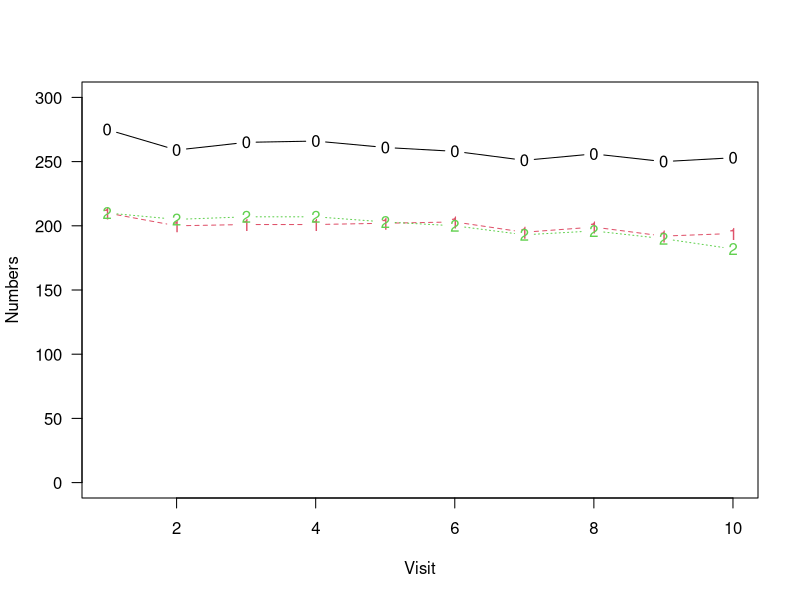
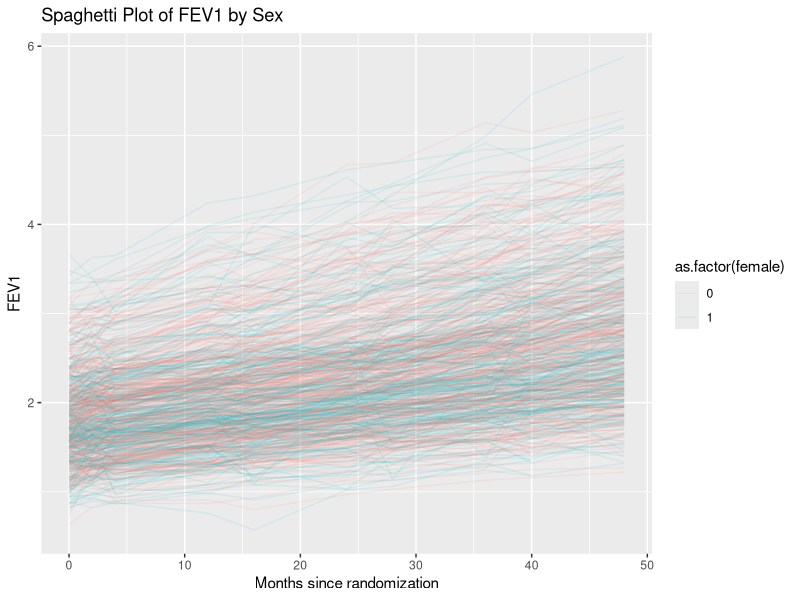
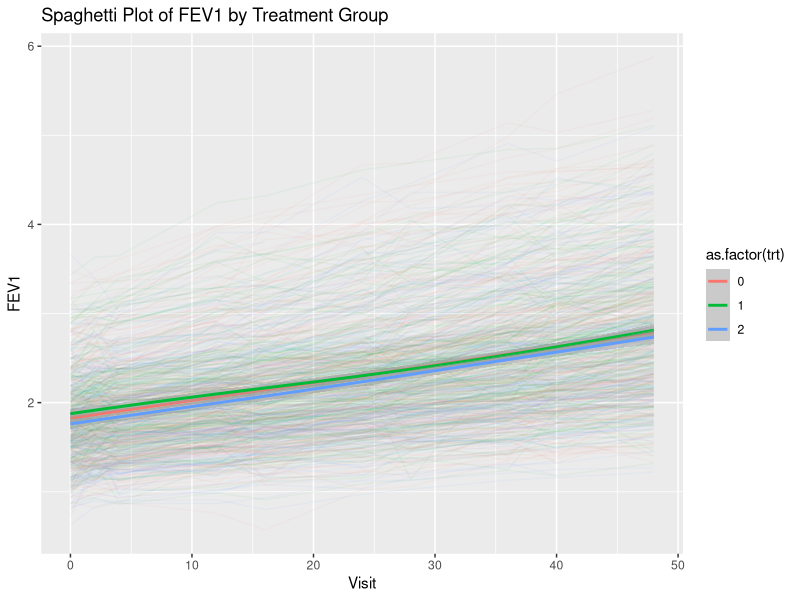
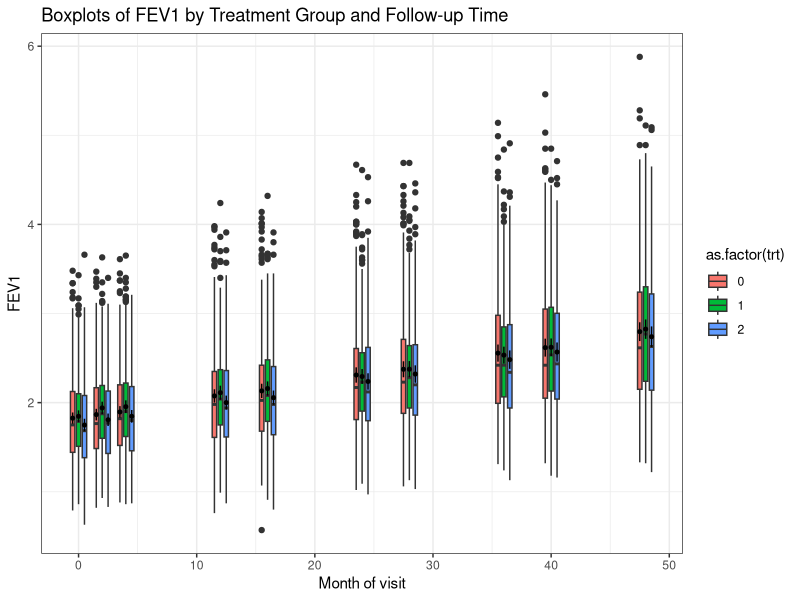

Recreate these plots in R, in order. (Note: a time limit stopped this script after it produced the figures.)
## ---- chunk 1
knitr::opts_chunk$set(echo = TRUE)
library(dplyr)
library(ggplot2)
library(nlme)
## ---- chunk 2
setwd("/Users/szeger/OneDrive - Johns Hopkins University/professional/courses/bio650s/bio655.2022/projects/project1")
#
#
df = read.csv(file = "camp_primary.csv")
df = df %>%
  rename(female=gender, fev=POSFEV)
head(df)
dim(df); dim(df[complete.cases(df),])
df.cc=df[complete.cases(df),]
## ---- chunk 3
# tabulate the number of observations over time for each treatment group
tab1=table(df$trt,df$visit)
tab1.m1=table(df$visit)
tab1.m2=table(df$trt)
tab1.all=rbind(tab1,tab1.m1)
rownames(tab1.all)[4]="total"
tab1.all=cbind(tab1.all,c(tab1.m2,sum(tab1.m2)))
colnames(tab1.all)[11]="total"
print(tab1.all)
#
temp=t(tab1.all);temp=temp[-nrow(temp),-ncol(temp)]
matplot(temp,type="b",pch=c("0","1","2"),ylab="Numbers",xlab="Visit",ylim=c(0,300),las=1)
#
## ---- chunk 4
ggplot(df,aes(x=visitc,y=fev,group=id,col=as.factor(female))) + 
  geom_line(alpha=0.1) + xlab("Months since randomization") + ylab("FEV1") + labs(title ="Spaghetti Plot of FEV1 by Sex")
## ---- chunk 5
ggplot(df,aes(x=visitc,y=fev,group=id,col=as.factor(trt))) + 
  geom_line(alpha=0.05) + xlab("Visit") + ylab("FEV1") + labs(title ="Spaghetti Plot of FEV1 by Treatment Group") +
  geom_smooth(aes(x=visitc,y=fev,group=as.factor(trt)))
## ---- chunk 6
# distribution of the outcome fev versus visit for the three treatment groups
df_summaries <- df.cc %>% 
  mutate(visitc_new = ifelse(trt == 0, visitc - 0.5,ifelse(trt == 1, visitc, visitc + 0.5))) %>%
  group_by(visitc_new) %>%
  summarize(mean_fev = mean(fev),
            sd_fev = sd(fev),
            n = n())
df.cc %>%
  mutate(visitc_new = ifelse(trt == 0, visitc - 0.5,
                        ifelse(trt == 1, visitc, visitc + 0.5))) %>%
  ggplot(aes(x=visitc_new, y=fev, group = visitc_new)) + 
    geom_boxplot(aes(fill = as.factor(trt))) +
    xlab("Month of visit") + ylab("FEV1") + 
    ggtitle("Boxplots of FEV1 by Treatment Group and Follow-up Time") + theme_bw() + 
    geom_pointrange(data=df_summaries,size=0.1,color="black",
        aes(x = visitc_new, 
            y = mean_fev, 
            ymin = mean_fev - 2*sd_fev/sqrt(n), 
            ymax = mean_fev + 2*sd_fev/sqrt(n)))
## ---- chunk 7
df.cc = df.cc %>% mutate(time1=(visitc/48),time2=time1*time1)
#
reg.ols1 = lm(data=df.cc,fev ~ time1 + time2 + (time1 + time2):as.factor(trt))
sum.ols1=summary(reg.ols1)
sum.ols1
reg.ols2 = lm(data=df.cc,fev ~  (time1+time2)*as.factor(trt))
sum.ols2=summary(reg.ols2)
sum.ols2
#
## ---- chunk 8
#
#
reg.gls1 = gls(data=df.cc,
               fev ~ time1 + time2 + (time1 + time2):as.factor(trt),
               correlation=corSymm(form=~visit|id)
               )
sum.gls1 = summary(reg.gls1)
sum.gls1
reg.gls2 = gls(data=df.cc,
               fev ~ (time1+time2)*as.factor(trt),
               correlation=corSymm(form=~visit | id)
               )
sum.gls2 = summary(reg.gls2)
sum.gls2
#
#
# make a table to compare ols to gls for model 2
#
result1=cbind(
  sum.ols1$coefficients[,1:2],
  as.vector(sum.gls1$coefficients),
  as.vector(sqrt(diag(sum.gls1$varBeta)))
  )
result1=cbind(result1,result1[,2]/result1[,4])
colnames(result1)=c("est.ols","se.ols","est.gls","se.gls","se.o/se.g")
rownames(result1)=paste("x",1:nrow(result1),sep="")

#
result2=cbind(
  sum.ols2$coefficients[,1:2],
  as.vector(sum.gls2$coefficients),
  as.vector(sqrt(diag(sum.gls2$varBeta)))
  )
result2=cbind(result2,result2[,2]/result2[,4])
colnames(result2)=c("est.ols","se.ols","est.gls","se.gls","se.o/se.g")
rownames(result2)=paste("x",1:nrow(result2),sep="")
#
# display predicted values from 4 models
pred.ols1=predict(reg.ols1)
pred.ols2=predict(reg.ols2)
pred.gls1=predict(reg.gls1)
pred.gls2=predict(reg.gls2)
df.cc=cbind(df.cc,pred.ols1,pred.ols2,pred.gls1,pred.gls2)
# # check predictions
# ggplot(data=df.cc,aes(x=pred.gls1,y=pred.gls2)) + geom_jitter(aes(color=as.factor(trt)))

#
p1=ggplot(data=df.cc,aes(x=visitc, y =fev, group=id)) + geom_line(alpha=0.01) + xlab("") + ylab("FEV") + geom_line(aes(x=visitc,y= pred.ols1,col=as.factor(trt))) + ylim(c(1.5,3)) + theme(legend.position="none")
p2=ggplot(data=df.cc,aes(x=visitc, y =fev, group=id)) + geom_line(alpha=0.01) + xlab("") + ylab("") + geom_line(aes(x=visitc,y=pred.ols2,col=as.factor(trt))) +  ylim(c(1.5,3)) + theme(legend.position="none")
p3=ggplot(data=df.cc,aes(x=visitc, y =fev, group=id)) + geom_line(alpha=0.01) + xlab("Months since randomization") + ylab("FEV") + geom_line(aes(x=visitc,y= pred.gls1,col=as.factor(trt))) + ylim(c(1.5,3)) + theme(legend.position="none")
p4=ggplot(data=df.cc,aes(x=visitc, y =fev, group=id)) + geom_line(alpha=0.01) + xlab("Months since randomization") + ylab("") + geom_line(aes(x=visitc,y=pred.gls2,col=as.factor(trt))) +  ylim(c(1.5,3)) + theme(legend.position="none")
gridExtra::grid.arrange(p1,p2,p3,p4,ncol=2,nrow=2)
## ---- chunk 9
#  Experiment 1: provide number of observations per person, rho, a vector of length n-1 with the autocorrelation function and it looks at the relative efficiency of OLS vs GLS for estimating an intercept and slope
n=9
x=matrix(c(rep(1,n),1:n),ncol=2,nrow=n)
x[,2]= x[,2]-mean(x[,2])
#rho=rep(.9,n-1)
rho=c(seq(from=95, to=74,-3))/100
#assign(paste("v.",as.character(n),as.character(floor(rho[1]*10)),sep=""),diag(n-1))
v.99=diag(n)
for (j in 1:(n-1)) {v.99[abs(row(v.99)-col(v.99))==j]=rho[j]}
#
v.report.ols=solve(t(x)%*%x)
v.gls=solve(t(x)%*%solve(v.99)%*%x)
v.actual.ols = v.report.ols%*% (t(x)%*%v.99%*%x)%*%v.report.ols
#
result3=cbind(diag(v.report.ols),diag(v.actual.ols),diag(v.gls),diag(v.report.ols)/diag(v.actual.ols),diag(v.actual.ols)/diag(v.gls))
rownames(result3) = c("intercept","slope")
colnames(result3)=c("Oreport","Otrue","Gtrue","Or/Ot","Ot/Gt")
round(result3,5)
#
#
#  Experiment 2: provide number of observations per person, rho, a vector of length n-1 with the autocorrelation function and it looks at the relative efficiency of OLS vs GLS for estimating an intercept and slope for each of two groups. The parameterization is in terms of the intercept/slope for reference group and differences between the two groups
n=9
x=matrix(c(rep(1,n),1:n),ncol=2,nrow=n)
x[,2]= x[,2]-mean(x[,2])
group=c(rep(0,n),rep(1,n))
xmat=rbind(x,x)
xmat=cbind(xmat,group,group*xmat[,2])
x=xmat
colnames(x)=paste("x",1:ncol(x),sep="")
#rho=rep(.9,n-1)
rho=c(seq(from=95, to=74,-3))/100
#assign(paste("v.",as.character(n),as.character(floor(rho[1]*10)),sep=""),diag(n-1))
v.99=diag(n)
for (j in 1:(n-1)) {v.99[abs(row(v.99)-col(v.99))==j]=rho[j]}
#
vmat=matrix(0,ncol=2*n,nrow=2*n)
vmat[1:n,1:n]=v.99; vmat[(n+1):(2*n),(n+1):(2*n)]=v.99
round(solve(t(x)%*%x)*1000,0)
round(solve(t(x)%*%solve(vmat)%*%x)*1000,0)
